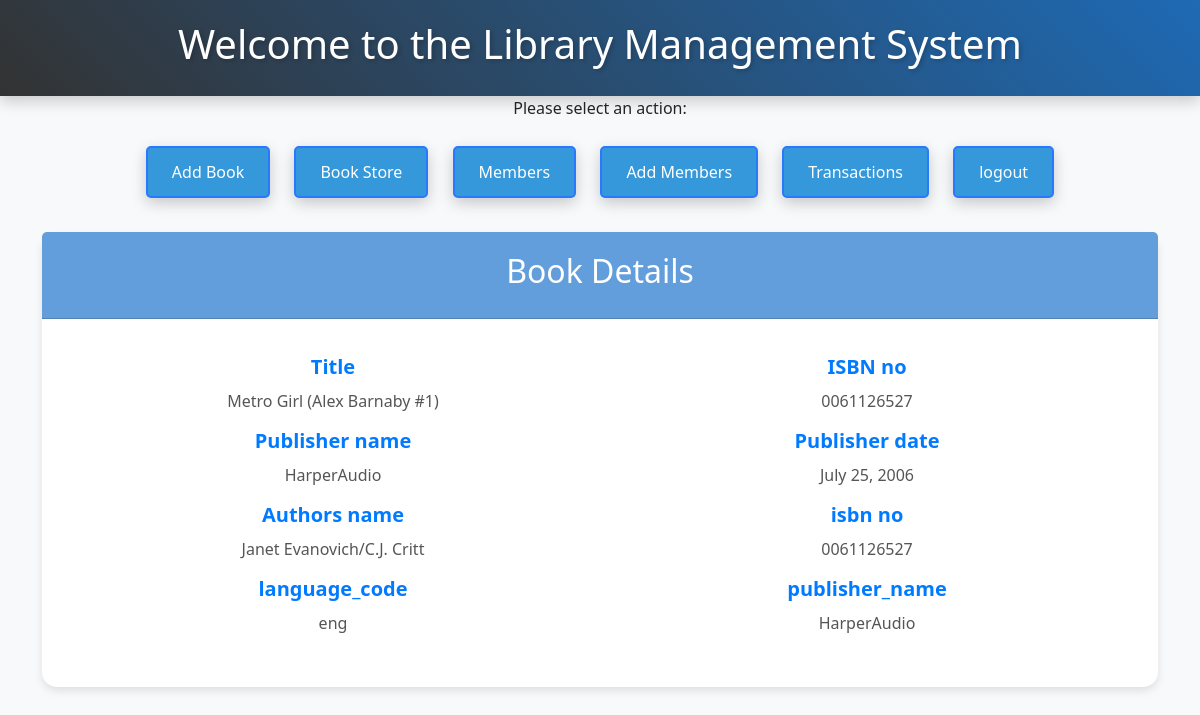
Page /book_details/6/ on the committed database.
### library/models.py (models this page shows)
class Book(models.Model):    # Defines a Django model named Book with various fields representing book attributes (title, authors, etc.).
    IS_RENT = [(0,'NO'),(1,'YES')]
    title = models.CharField(max_length=255)
    authors = models.CharField(max_length=255)
    average_rating = models.DecimalField(max_digits=3, decimal_places=2)
    isbn = models.CharField(max_length=13)
    isbn13 = models.CharField(max_length=13)
    language_code = models.CharField(max_length=3)
    num_pages = models.IntegerField(null=True, blank=True)
    ratings_count = models.IntegerField()
    text_reviews_count = models.IntegerField()
    publication_date = models.DateField()
    publisher_name = models.CharField(max_length=254)
    is_rent = models.IntegerField(choices=IS_RENT , default=0)

### library/views.py (the view)
# urls.py: path('book_details/<bookid>/', book_details, name='book_details'),                         # URL for the book_details view with a dynamic bookid parameter.
def book_details(request , bookid):
    data = Book.objects.get(id = bookid)
    print(data , "--------------")
    return render(request,  "book_details.html" , locals() )

### templates/book_details.html (shortened to what this page needs)
{% extends "base.html" %}
{% block content %}
</head>
<body>
<div class="container mt-4">
  <div class="card">
    <div class="card-header">
      <h2>Book Details</h2>
    </div>
    <div class="card-body">
      <div class="row">
        <div class="col-md-6">
          <h5>Title</h5>
          <p class="data-value">{{data.title}}</p>
        </div>
        <div class="col-md-6">
          <h5>ISBN no</h5>
          <p class="data-value">{{data.isbn}}</p>
        </div>
        <div class="col-md-6">
          <h5>Publisher name</h5>
          <p class="data-value">{{data.publisher_name}}</p>
        </div>
        <div class="col-md-6">
          <h5><span>Publisher date</span></h5>
          <p class="data-value">{{data.publication_date}}</p>
        </div>
        <div class="col-md-6">
          <h5><span>Authors name</span></h5>
          <p class="data-value">{{data.authors}}</p>
        </div>
        <div class="col-md-6">
          <h5><span>isbn no</span></h5>
          <p class="data-value">{{data.isbn}}</p>
        </div>
        <div class="col-md-6">
          <h5><span>language_code</span></h5>
          <p class="data-value">{{data.language_code}}</p>
        </div>
        <div class="col-md-6">
          <h5><span>publisher_name</span></h5>
          <p class="data-value">{{data.publisher_name}}</p>
        </div>
      </div>
      </div>
    </div>
  </div>
</body>
</html>
{% endblock %}

### static/css/style.css (style rules this page uses)
body { font-family: 'Arial', sans-serif; background-color: #f2f2f2; margin: 0; padding: 0; }
.container { width: 80%; margin: 0 auto; text-align: center; }
h2 { font-size: 24px; margin-bottom: 20px; }

### templates/book_details.html (style rules this page uses)
body { background-color: #f8f9fa; }
.card { border: none; border-radius: 15px; box-shadow: 0 4px 8px rgba(0, 0, 0, 0.1); }
.card-header { background-color: #629ddc; color: #fff; padding: 20px; text-align: center; border-top-left-radius: 15px; border-top-right-radius: 15px; }
.row { padding: 20px; }
h5 { margin-bottom: 10px; font-weight: bold; color: #007bff; }
span { font-weight: bold; }
.data-value { color: #555; }

### rows in the picture
Book: title "Metro Girl (Alex Barnaby #1)", isbn "0061126527", publisher_name "HarperAudio", publication_date "July 25, 2006", authors "Janet Evanovich/C.J. Critt", language_code "eng"
